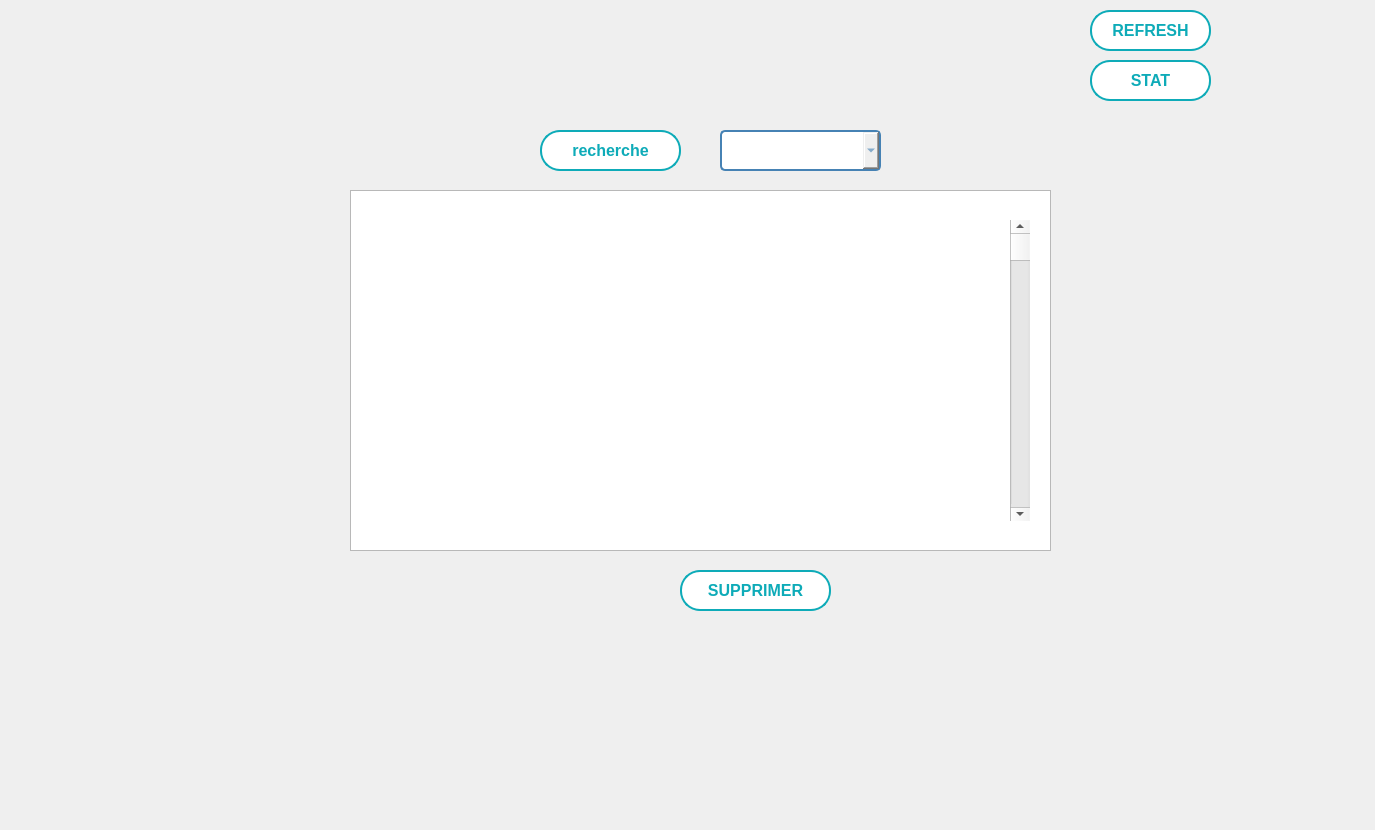
      <widget class="QWidget" name="tab_6">
       <attribute name="title">
        <string>Afficher</string>
       </attribute>
       <widget class="QLabel" name="qr">
        <property name="geometry">
         <rect>
          <x>0</x>
          <y>0</y>
          <width>1341</width>
          <height>821</height>
         </rect>
        </property>
        <property name="text">
         <string/>
        </property>
        <property name="pixmap">
         <pixmap>../../Desktop/2.jpg</pixmap>
        </property>
        <property name="scaledContents">
         <bool>true</bool>
        </property>
       </widget>
       <widget class="QTableView" name="tableView_3">
        <property name="geometry">
         <rect>
          <x>350</x>
          <y>190</y>
          <width>701</width>
          <height>361</height>
         </rect>
        </property>
        <property name="styleSheet">
         <string notr="true">QString styleSheet = &quot;\
        QTableView { \
            border-collapse: collapse; \
            width: 100%; \
        } \
        QTableView::item { \
            border: 1px solid #001F3F; /* Marine */ \
            padding: 8px; \
            background-color: #004080; /* Bleu marine clair */ \
            color: #FFFFFF; /* Blanc */ \
        } \
        QTableView::item:selected { \
            background-color: #001F3F; /* Marine */ \
            color: #FFFFFF; /* Blanc */ \
        }&quot;;

    ui-&gt;tableView_3-&gt;setStyleSheet(styleSheet);</string>
        </property>
       </widget>
       <widget class="QScrollBar" name="verticalScrollBar">
        <property name="geometry">
         <rect>
          <x>1010</x>
          <y>220</y>
          <width>20</width>
          <height>301</height>
         </rect>
        </property>
        <property name="orientation">
         <enum>Qt::Vertical</enum>
        </property>
       </widget>
       <widget class="QLabel" name="label_8">
        <property name="geometry">
         <rect>
          <x>1070</x>
          <y>150</y>
          <width>21</width>
          <height>21</height>
         </rect>
        </property>
        <property name="text">
         <string/>
        </property>
        <property name="pixmap">
         <pixmap>:/IMAGE/107799.png</pixmap>
        </property>
        <property name="scaledContents">
         <bool>true</bool>
        </property>
       </widget>
       <widget class="QPushButton" name="Retour_31">
        <property name="enabled">
         <bool>true</bool>
        </property>
        <property name="geometry">
         <rect>
          <x>680</x>
          <y>570</y>
          <width>151</width>
          <height>41</height>
         </rect>
        </property>
        <property name="font">
         <font>
          <family>Arial</family>
          <pointsize>12</pointsize>
          <weight>75</weight>
          <bold>true</bold>
         </font>
        </property>
        <property name="autoFillBackground">
         <bool>false</bool>
        </property>
        <property name="styleSheet">
         <string notr="true">/* Styles généraux du bouton */
QPushButton {
    background-color: #ffffff; /* Bleu clair pour représenter l'eau */
    border: 2px solid #0EABB8; /* Bordure bleue */
    color: #0EABB8; /* Texte blanc */
    padding: 10px ; /* Espacement intérieur */

    font-weight: bold; /* Police en gras */
    border-radius: 20px; /* Bordure arrondie */
    outline: none; /* Supprime la bordure de focus */
  
    overflow: hidden; /* Cache le contenu débordant */
    transition: background-color 0.3s, color 0.3s; /* Transition des couleurs */
}

/* Style au survol du bouton */
QPushButton:hover {
    background-color: #0EABB8; /* Fond devient blanc */
    color: #ffffff; /* Texte devient bleu clair */
}

/* Style au clic du bouton */
QPushButton:pressed {
    background-color: #0EABB8; /* Bleu foncé lors du clic */
    color: #f8f8f8; /* Texte blanc lors du clic */
}

/* Animation pour le pseudo-élément :after */
QPushButton::after {
    content: ''; /* Contenu vide */
    position: absolute; /* Position absolue */
    width: 100%; /* Largeur à 100% */
    height: 100%; /* Hauteur à 100% */
    background-color: rgba(255, 255, 255, 0.3); /* Fond semi-transparent */
    top: 50%; /* Positionnement au centre vertical */
    left: 50%; /* Positionnement au centre horizontal */
    border-radius: 50%; /* Bordure arrondie */
    transform: translate(-50%, -50%) scale(0); /* Réduit l'échelle à 0 */
    transition: transform 0.5s ease; /* Transition de l'échelle */
}

/* Animation au survol du bouton */
QPushButton:hover::after {
    transform: translate(-50%, -50%) scale(2); /* Augmente l'échelle à 2 */
}
</string>
        </property>
        <property name="text">
         <string>SUPPRIMER</string>
        </property>
        <property name="icon">
         <iconset>
          <normaloff>../../Downloads/anyrgb.com.png</normaloff>../../Downloads/anyrgb.com.png</iconset>
        </property>
        <property name="autoDefault">
         <bool>true</bool>
        </property>
       </widget>
       <widget class="QPushButton" name="Retour_20">
        <property name="enabled">
         <bool>true</bool>
        </property>
        <property name="geometry">
         <rect>
          <x>540</x>
          <y>130</y>
          <width>141</width>
          <height>41</height>
         </rect>
        </property>
        <property name="font">
         <font>
          <family>Arial</family>
          <pointsize>12</pointsize>
          <weight>75</weight>
          <bold>true</bold>
         </font>
        </property>
        <property name="autoFillBackground">
         <bool>false</bool>
        </property>
        <property name="styleSheet">
         <string notr="true">/* Styles généraux du bouton */
QPushButton {
    background-color: #ffffff; /* Bleu clair pour représenter l'eau */
    border: 2px solid #0EABB8; /* Bordure bleue */
    color: #0EABB8; /* Texte blanc */
    padding: 10px ; /* Espacement intérieur */

    font-weight: bold; /* Police en gras */
    border-radius: 20px; /* Bordure arrondie */
    outline: none; /* Supprime la bordure de focus */
  
    overflow: hidden; /* Cache le contenu débordant */
    transition: background-color 0.3s, color 0.3s; /* Transition des couleurs */
}

/* Style au survol du bouton */
QPushButton:hover {
    background-color: #0EABB8; /* Fond devient blanc */
    color: #ffffff; /* Texte devient bleu clair */
}

/* Style au clic du bouton */
QPushButton:pressed {
    background-color: #0EABB8; /* Bleu foncé lors du clic */
    color: #f8f8f8; /* Texte blanc lors du clic */
}

/* Animation pour le pseudo-élément :after */
QPushButton::after {
    content: ''; /* Contenu vide */
    position: absolute; /* Position absolue */
    width: 100%; /* Largeur à 100% */
    height: 100%; /* Hauteur à 100% */
    background-color: rgba(255, 255, 255, 0.3); /* Fond semi-transparent */
    top: 50%; /* Positionnement au centre vertical */
    left: 50%; /* Positionnement au centre horizontal */
    border-radius: 50%; /* Bordure arrondie */
    transform: translate(-50%, -50%) scale(0); /* Réduit l'échelle à 0 */
    transition: transform 0.5s ease; /* Transition de l'échelle */
}

/* Animation au survol du bouton */
QPushButton:hover::after {
    transform: translate(-50%, -50%) scale(2); /* Augmente l'échelle à 2 */
}
</string>
        </property>
        <property name="text">
         <string>recherche</string>
        </property>
        <property name="icon">
         <iconset>
          <normaloff>../../Downloads/anyrgb.com.png</normaloff>../../Downloads/anyrgb.com.png</iconset>
        </property>
        <property name="autoDefault">
         <bool>true</bool>
        </property>
       </widget>
       <widget class="QComboBox" name="comboBox_searchAttribute">
        <property name="geometry">
         <rect>
          <x>720</x>
          <y>130</y>
          <width>161</width>
          <height>41</height>
         </rect>
        </property>
        <property name="styleSheet">
         <string notr="true">/* Style général du QComboBox */
QComboBox {
    border: 2px solid #4682B4; /* Bordure bleue */
    border-radius: 5px; /* Coins arrondis */
    padding: 5px; /* Espace intérieur */
    font-size: 14px; /* Taille de la police */
    font-family: &quot;Arial&quot;, sans-serif; /* Police de caractère */
    color: #4682B4; /* Couleur du texte */

}




/* Style des éléments déroulants */
QComboBox QAbstractItemView {
    border: 2px solid #4682B4; /* Bordure bleue */
    border-radius: 5px; /* Coins arrondis */
    font-size: 14px; /* Taille de la police */
    font-family: &quot;Arial&quot;, sans-serif; /* Police de caractère */
    color: #4682B4; /* Couleur du texte */
    background-color: #F0F8FF; /* Couleur de fond */
}

/* Style des éléments déroulants au survol */
QComboBox QAbstractItemView:hover {
    background-color: #87CEEB; /* Couleur de fond bleue au survol */
}
</string>
        </property>
       </widget>
       <widget class="QPushButton" name="Retour_21">
        <property name="enabled">
         <bool>true</bool>
        </property>
        <property name="geometry">
         <rect>
          <x>1090</x>
          <y>10</y>
          <width>121</width>
          <height>41</height>
         </rect>
        </property>
        <property name="font">
         <font>
          <family>Arial</family>
          <pointsize>12</pointsize>
          <weight>75</weight>
          <bold>true</bold>
         </font>
        </property>
        <property name="autoFillBackground">
         <bool>false</bool>
        </property>
        <property name="styleSheet">
         <string notr="true">/* Styles généraux du bouton */
QPushButton {
    background-color: #ffffff; /* Bleu clair pour représenter l'eau */
    border: 2px solid #0EABB8; /* Bordure bleue */
    color: #0EABB8; /* Texte blanc */
    padding: 10px ; /* Espacement intérieur */

    font-weight: bold; /* Police en gras */
    border-radius: 20px; /* Bordure arrondie */
    outline: none; /* Supprime la bordure de focus */
  
    overflow: hidden; /* Cache le contenu débordant */
    transition: background-color 0.3s, color 0.3s; /* Transition des couleurs */
}

/* Style au survol du bouton */
QPushButton:hover {
    background-color: #0EABB8; /* Fond devient blanc */
    color: #ffffff; /* Texte devient bleu clair */
}

/* Style au clic du bouton */
QPushButton:pressed {
    background-color: #0EABB8; /* Bleu foncé lors du clic */
    color: #f8f8f8; /* Texte blanc lors du clic */
}

/* Animation pour le pseudo-élément :after */
QPushButton::after {
    content: ''; /* Contenu vide */
    position: absolute; /* Position absolue */
    width: 100%; /* Largeur à 100% */
    height: 100%; /* Hauteur à 100% */
    background-color: rgba(255, 255, 255, 0.3); /* Fond semi-transparent */
    top: 50%; /* Positionnement au centre vertical */
    left: 50%; /* Positionnement au centre horizontal */
    border-radius: 50%; /* Bordure arrondie */
    transform: translate(-50%, -50%) scale(0); /* Réduit l'échelle à 0 */
    transition: transform 0.5s ease; /* Transition de l'échelle */
}

/* Animation au survol du bouton */
QPushButton:hover::after {
    transform: translate(-50%, -50%) scale(2); /* Augmente l'échelle à 2 */
}
</string>
        </property>
        <property name="text">
         <string>REFRESH</string>
        </property>
        <property name="icon">
         <iconset>
          <normaloff>../../Downloads/anyrgb.com.png</normaloff>../../Downloads/anyrgb.com.png</iconset>
        </property>
        <property name="autoDefault">
         <bool>true</bool>
        </property>
       </widget>
       <widget class="QLabel" name="background_8">
        <property name="geometry">
         <rect>
          <x>0</x>
          <y>0</y>
          <width>1366</width>
          <height>768</height>
         </rect>
        </property>
        <property name="text">
         <string/>
        </property>
        <property name="pixmap">
         <pixmap resource="../gestion_abonnement/image/image.qrc">:/background_3.png</pixmap>
        </property>
        <property name="scaledContents">
         <bool>true</bool>
        </property>
       </widget>
       <widget class="QPushButton" name="stat_eq">
        <property name="enabled">
         <bool>true</bool>
        </property>
        <property name="geometry">
         <rect>
          <x>1090</x>
          <y>60</y>
          <width>121</width>
          <height>41</height>
         </rect>
        </property>
        <property name="font">
         <font>
          <family>Arial</family>
          <pointsize>12</pointsize>
          <weight>75</weight>
          <bold>true</bold>
         </font>
        </property>
        <property name="autoFillBackground">
         <bool>false</bool>
        </property>
        <property name="styleSheet">
         <string notr="true">/* Styles généraux du bouton */
QPushButton {
    background-color: #ffffff; /* Bleu clair pour représenter l'eau */
    border: 2px solid #0EABB8; /* Bordure bleue */
    color: #0EABB8; /* Texte blanc */
    padding: 10px ; /* Espacement intérieur */

    font-weight: bold; /* Police en gras */
    border-radius: 20px; /* Bordure arrondie */
    outline: none; /* Supprime la bordure de focus */
  
    overflow: hidden; /* Cache le contenu débordant */
    transition: background-color 0.3s, color 0.3s; /* Transition des couleurs */
}

/* Style au survol du bouton */
QPushButton:hover {
    background-color: #0EABB8; /* Fond devient blanc */
    color: #ffffff; /* Texte devient bleu clair */
}

/* Style au clic du bouton */
QPushButton:pressed {
    background-color: #0EABB8; /* Bleu foncé lors du clic */
    color: #f8f8f8; /* Texte blanc lors du clic */
}

/* Animation pour le pseudo-élément :after */
QPushButton::after {
    content: ''; /* Contenu vide */
    position: absolute; /* Position absolue */
    width: 100%; /* Largeur à 100% */
    height: 100%; /* Hauteur à 100% */
    background-color: rgba(255, 255, 255, 0.3); /* Fond semi-transparent */
    top: 50%; /* Positionnement au centre vertical */
    left: 50%; /* Positionnement au centre horizontal */
    border-radius: 50%; /* Bordure arrondie */
    transform: translate(-50%, -50%) scale(0); /* Réduit l'échelle à 0 */
    transition: transform 0.5s ease; /* Transition de l'échelle */
}

/* Animation au survol du bouton */
QPushButton:hover::after {
    transform: translate(-50%, -50%) scale(2); /* Augmente l'échelle à 2 */
}
</string>
        </property>
        <property name="text">
         <string>STAT</string>
        </property>
        <property name="icon">
         <iconset>
          <normaloff>../../Downloads/anyrgb.com.png</normaloff>../../Downloads/anyrgb.com.png</iconset>
        </property>
        <property name="autoDefault">
         <bool>true</bool>
        </property>
       </widget>
       <widget class="QLabel" name="qrLabel">
        <property name="geometry">
         <rect>
          <x>1100</x>
          <y>580</y>
          <width>141</width>
          <height>151</height>
         </rect>
        </property>
        <property name="text">
         <string/>
        </property>
       </widget>
       <zorder>background_8</zorder>
       <zorder>qr</zorder>
       <zorder>tableView_3</zorder>
       <zorder>verticalScrollBar</zorder>
       <zorder>label_8</zorder>
       <zorder>Retour_31</zorder>
       <zorder>Retour_20</zorder>
       <zorder>comboBox_searchAttribute</zorder>
       <zorder>Retour_21</zorder>
       <zorder>stat_eq</zorder>
       <zorder>qrLabel</zorder>
      </widget>
